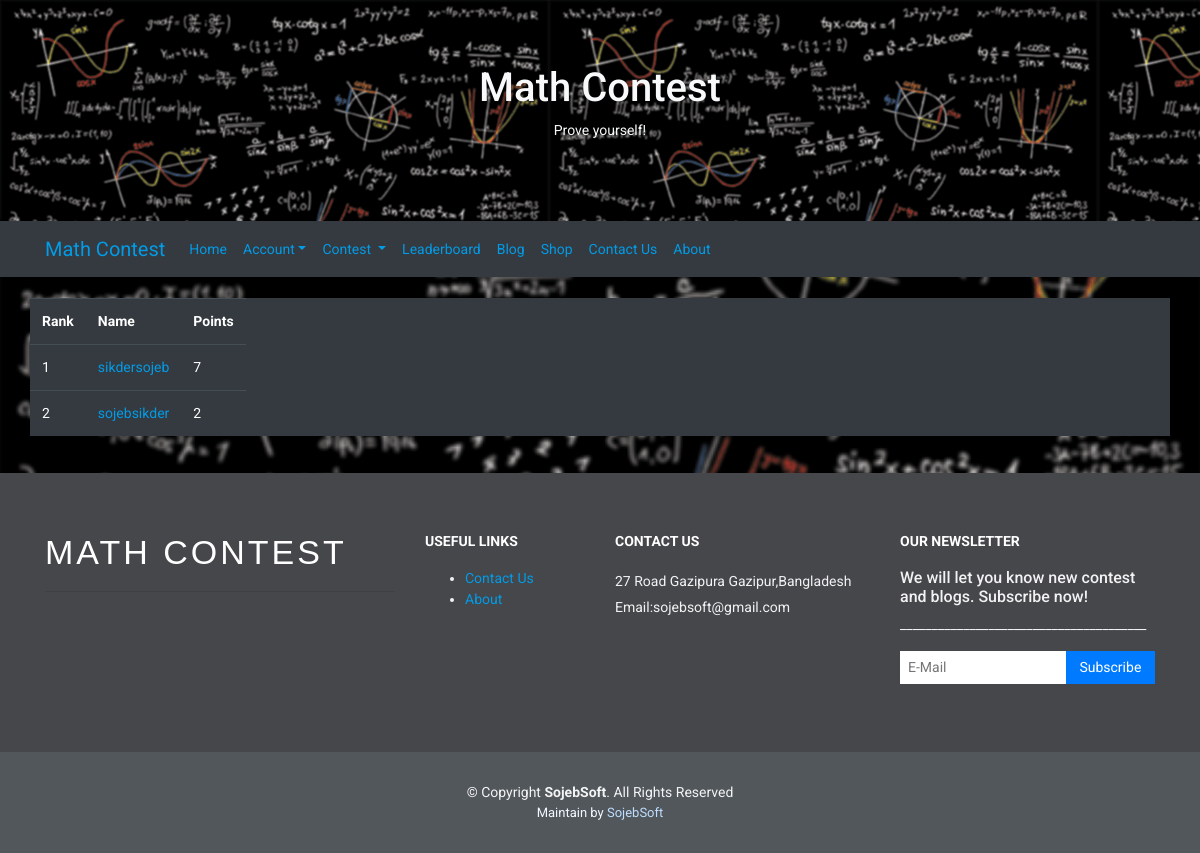
/leaderboard.php, run on an earlier commit of the app's database.
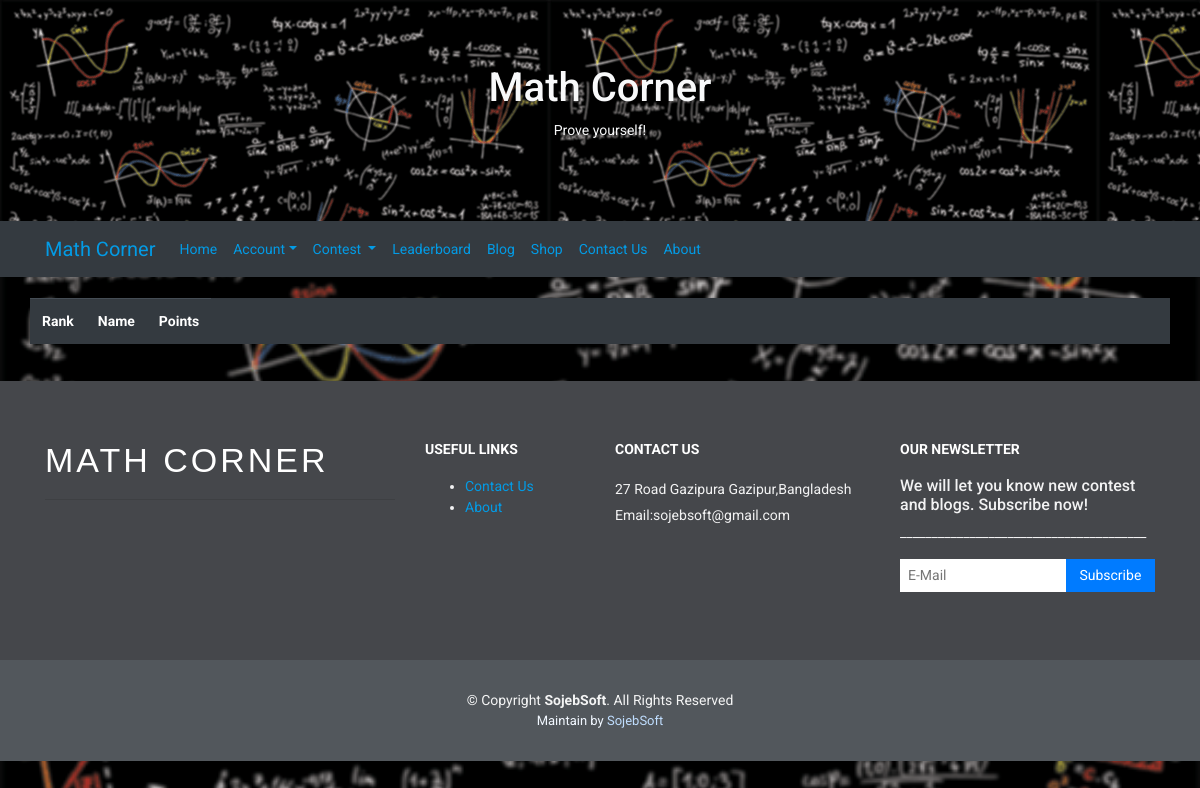
And on a later commit of the database.
### tables this page shows
CREATE TABLE `web` (
  `id` int(11) NOT NULL,
  `web_title` varchar(200) NOT NULL,
  `web_slogan` varchar(200) NOT NULL,
  `web_modified` timestamp NOT NULL DEFAULT current_timestamp(),
  `about_us` text NOT NULL,
  `contact_us` text NOT NULL,
  `email` varchar(200) NOT NULL,
  `address` text DEFAULT NULL,
  `description` text DEFAULT NULL,
  `keywords` text DEFAULT NULL
);

CREATE TABLE `leaderboard` (
  `id` int(11) NOT NULL,
  `user_email` varchar(200) NOT NULL,
  `user_id` varchar(200) NOT NULL,
  `points` varchar(200) NOT NULL
);

CREATE TABLE `register` (
  `id` int(11) NOT NULL,
  `user_name` varchar(200) NOT NULL,
  `user_login` varchar(200) NOT NULL,
  `user_pass` varchar(200) NOT NULL,
  `user_registered` timestamp NOT NULL DEFAULT current_timestamp(),
  `user_status` varchar(200) NOT NULL,
  `display_name` varchar(200) NOT NULL,
  `user_email` varchar(200) NOT NULL,
  `type` varchar(200) DEFAULT NULL,
  `ipadd` text NOT NULL,
  `user_date` date DEFAULT NULL,
  `user_city` varchar(200) DEFAULT NULL,
  `user_state` varchar(200) DEFAULT NULL,
  `user_country` varchar(200) DEFAULT NULL,
  `user_bio` varchar(200) DEFAULT NULL,
  `user_image` varchar(200) DEFAULT NULL,
  `user_id` varchar(200) NOT NULL
);

### classes/Web.php (called while the page is built, shortened)
<?php
$db = new Database();
$format = new Format();
function web($value){
    global $db, $format;
    $value = $format->Stext($value);
    $sql = "SELECT * FROM web";
    $exe = $db->select($sql);
    if($exe){
        $exeFetch = $exe->fetch_assoc();
        return $exeFetch[$value];
    }else{
        return "Something went wrong :(";
    }
}
?>

### helpers/Format.php (called while the page is built, shortened)
<?php
class Format{
    public function Stext($string, $allow = null){
        if($allow == null){
            $this->conn =mysqli_connect(DB_HOST,DB_USER,DB_PASS,DB_NAME);
            $text = $this->conn->real_escape_string(htmlspecialchars(strip_tags($string)));
        }else{
            $this->conn =mysqli_connect(DB_HOST,DB_USER,DB_PASS,DB_NAME);
            $text = $this->conn->real_escape_string(strip_tags($string, $allow));
        }
        return $text;
    }
}
?>

### lib/Database.php (called while the page is built, shortened)
<?php
Class Database{
 public $host   = DB_HOST;
 public $user   = DB_USER;
 public $pass   = DB_PASS;
 public $dbname = DB_NAME;
 public $link;
  private function connectDB(){
    $this->link = new mysqli($this->host, $this->user, $this->pass,$this->dbname);
  }
  public function select($query){
    $result = $this->link->query($query) or die($this->link->error.__LINE__);
    if($result->num_rows > 0){
      return $result;
    } else {
      return false;
    }
  }
}

### leaderboard.php (the view)
<?php
include "inc/header.php";
?>
<div class="container text-white rounded">
    <div class="row">
    <table style="width: 100%;" class="table table-responsive table-dark table-hover">
        <tr>
            <th>Rank</th>
            <th>Name</th>
            <th>Points</th>
        </tr>
    <?php
        $querySub  = "SELECT * FROM leaderboard ORDER BY points DESC";
        $resultSub = $db->select($querySub);
        if($resultSub)
        {
            $i =0;
          while($submitted = $resultSub->fetch_assoc()){
            $i++;
            $username = $submitted['user_email'];
            $name = $db->select("SELECT * FROM register WHERE user_email='$username' ")->fetch_assoc();
    ?>
        <tr>
            <td><a><?php echo $i;?></a></td>
            <td><a href="profile.php?user=<?php echo $name['user_name'];?>"><?php echo $name['user_name'];?></a></td>
            <td><?php echo $submitted['points'];?></td>
        </tr>
 <?php      }
        }
    ?>
    </table>
    </div>
</div>
<?php
include "inc/footer.php";
?>

### inc/header.php (shortened to what this page needs)
<?php
include 'lib/Database.php';
include 'helpers/Format.php';
include './classes/Web.php';
 ?>
<!DOCTYPE html>
<html lang="en">
<head>
  <link rel="stylesheet" href="<?php echo BASE;?>css/bootstrap.min.css">
  <link rel="stylesheet" href="<?php echo BASE;?>css/footer.css">
  <link rel="stylesheet" href="<?php echo BASE;?>css/login.css">
  <link rel="stylesheet" href="<?php echo BASE;?>css/material/material.css">
</head>
<body class="m-parallax">
<?php
if(!(basename($_SERVER['PHP_SELF']) == "instructor-panel.php" || basename($_SERVER['PHP_SELF']) == "edit-panel.php"))
{
  ?>
<div class="jumbotron text-center bg-white text-black" style="margin-bottom:0; background: url(<?php echo BASE;?>images/cover/wallpaper.png);">
  <h1 class="text-light"><?php echo web("web_title");?></h1>
  <p class="text-light"><?php echo web('web_slogan'); ?></p>
</div>
<?php
}
?>
<nav class="navbar ftco_navbar navbar-expand-lg bg-dark navbar-info sticky-top">
<div class="container">
  <a class="navbar-brand" href="index.php"><?php echo web("web_title");?></a>
<div class="collapse navbar-collapse" id="ftco-nav">
  <ul class="navbar-nav">
    <li class="nav-item">
      <a class="nav-link" href="index.php">Home</a>
    </li>
    <li class="nav-item dropdown">
      <a class="nav-link dropdown-toggle" href="#" id="navbardrop" data-toggle="dropdown">
        <?php
        if(isset($_SESSION['name'])){
          echo $_SESSION['name'];
          $username = $_SESSION['name'];
          $notiName = $_SESSION['name'];
        }
        elseif(isset($_SESSION['ins_name']))
        {
          echo $_SESSION['ins_name'];
          $ins_username = $_SESSION['ins_name'];
          $notiName  = $_SESSION['ins_name'];
        }
        else{
          echo "Account";
        }
        ?></a>
    </li>
    <?php
    $db = new Database();
?>
    <li class="nav-item dropdown">
      <a class="nav-link dropdown-toggle" href="#" id="navbardrop" data-toggle="dropdown">
        Contest
      </a>
    </li>
    <li class="nav-item">
      <a class="nav-link" href="leaderboard.php">Leaderboard</a>
    </li>
  <?php if(isset($_SESSION['ins_login'])): ?>
    <li class="nav-item dropdown">
      <a class="nav-link dropdown-toggle" href="#" id="navbardrop" data-toggle="dropdown">
        Blog
      </a>
      <div class="dropdown-menu">
        <a class="dropdown-item" href="blog/">View Blog</a>
        <a class="dropdown-item" href="post_blog.php">Post a Blog</a>
        <a class="dropdown-item" href="blog_list.php">Blog List</a>
        <a class="dropdown-item" href="file_upload.php" target="_blank">File Uploader</a>
        <a class="dropdown-item" href="file_list.php" target="_blank">Your File List</a>
      </div>
    </li>
  <?php else: ?>
    <li class="nav-item">
      <a class="nav-link" href="blog/">Blog</a>
    </li>
  <?php endif ?>
    <li class="nav-item">
      <a class="nav-link" href="shop.php">Shop</a>
    </li>
    <li class="nav-item">
      <a class="nav-link" href="contact.php">Contact Us</a>
    </li>
    <li class="nav-item">
      <a class="nav-link" href="about.php">About</a>
    </li>
  </ul>
    </div>
  </div>
</nav>
<br>

### inc/footer.php (shortened to what this page needs)
<?php
$db = new Database();
$format = new Format();
$sql     = "SELECT * FROM web";
$aboutus = $db->select($sql);
if($aboutus){
  $info        = $aboutus->fetch_assoc();
  $contactInfo = $format->Stext($info['contact_us'],"<br>");
}
?>
<br>
<footer id="footer">
  <div class="footer-top">
    <div class="container">
      <div class="row">
        <div class="col-lg-4 col-md-6 footer-info">
          <h3><?php echo web("web_title");?></h3>
          <hr>
        </div>
        <div class="col-lg-2 col-md-6 footer-link">
          <h4>Useful links</h4>
          <ul>
            <li><a href="contact.php">Contact Us</a></li>
            <li><a href="about.php">About</a></li>
          </ul>
        </div>
        <div class="col-lg-3 col-md-6 footer-contact">
          <h4>Contact Us</h4>
          <p>
            <?php echo $contactInfo; ?>
          </p>
        </div>
        <div class="col-lg-3 col-md-6 footer-newsletter">
          <h4>Our Newsletter</h4>
          <h6>We will let you know new contest and blogs. Subscribe now!</h6>
          <p>_______________________________________</p>
          <form action="" method="post">
            <input type="email" name="news-email" id="" placeholder="E-Mail"><input type="submit" name="newssubmit" value="Subscribe">
          </form>
        </div>
      </div>
    </div>
  </div>
<div class="container">
  <div class="copyright">
    &copy; Copyright <strong>SojebSoft</strong>. All Rights Reserved
  </div>
  <div class="credits">
  Maintain by <a href="http://sojebsoft.ml">SojebSoft</a>
</div>
</div>
</footer>
</body>
</html>

### assets/css/footer.css (style rules this page uses)
#footer { background: #52575c; padding: 0 0 30px 0; color: rgba(255, 255, 255, 0.933); font-size: 14px; }
#footer .footer-top { background: #45474b; padding: 60px 0 30px 0; }
#footer .footer-top .footer-info { margin-bottom: 30px; }
#footer .footer-top .footer-info h3 { font-size: 34px; margin: 0 0 20px 0; padding: 2px 0 2px 0; line-height: 1; font-family: "Monstreet" , sans-serif; color: #fff; font-weight: 400; letter-spacing: 3px; text-transform: uppercase; }
#footer .footer-top h4 { font-size: 14px; font-weight: bold; color: white; text-transform: uppercase; position:relative; padding-bottom: 10px; }
#footer .footer-top .footer-contact { margin-bottom: 30px; }
#footer .footer-top .footer-contact p { line-height: 26px; }
#footer .footer-top .footer-newsletter { margin-bottom: 38px; }
#footer .footer-top .footer-newsletter input[type="email"] { border: 0; padding: 6px 8px; width: 65%; }
#footer .footer-top .footer-newsletter input[type="submit"] { background: #007bff; border: 0; padding: 6px 0; width: 35%; text-align: center; color: white; transition: 0.3s; cursor: pointer; }
#footer .copyright { text-align: center; padding-top: 30px; }
#footer .credits { text-align: center; font-size: 13px; color: #f1f7ff; }
#footer .credits a { color: #bfddfe; }

### assets/css/login.css (style rules this page uses)
html, body { height: 100%; }

### assets/css/material/material.css (style rules this page uses)
html { line-height: 1.5; font-family: -apple-system, BlinkMacSystemFont, "Segoe UI", Roboto, Oxygen-Sans, Ubuntu, Cantarell, "Helvetica Neue", sans-serif; font-weight: normal; color: rgba(0, 0, 0, 0.87); }
body { font-family: Roboto, sans-serif; font-size: 14px; color: #383838; }
a { color: #039be5; text-decoration: none; -webkit-tap-highlight-color: transparent; background-color: transparent; }
.m-parallax { background-image: url("../wallpaper.png"); height: 100%; background-attachment: fixed; background-position: center; background-repeat: no-repeat; background-size: cover; z-index: -1; }

What changed in the data, as far as the page shows it:
removed leaderboard: register.user_name "sikdersojeb", points "7"
removed leaderboard: register.user_name "sojebsikder", points "2"
changed web "Prove yourself!": web_title "Math Contest" → "Math Corner"; web_title "MATH CONTEST" → "MATH CORNER"
